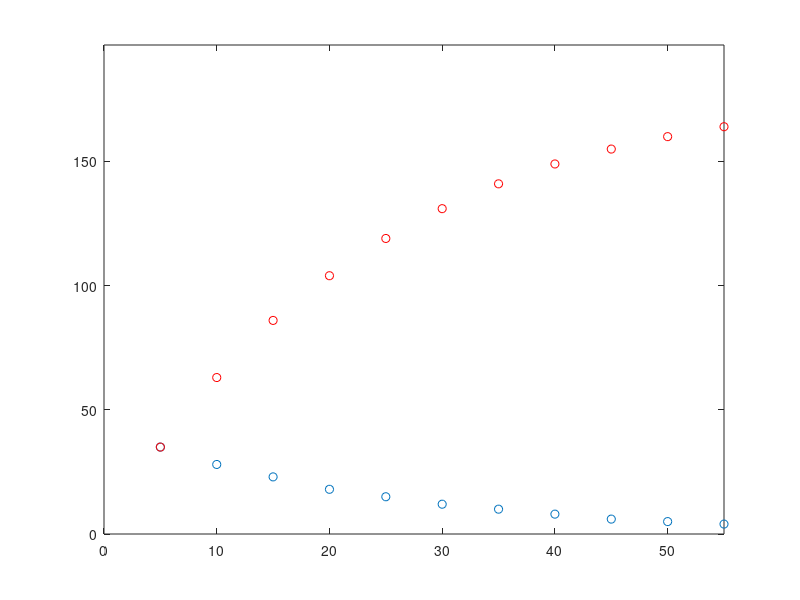

This figure's MATLAB source:
clear all
close all
clc

% tau = log(.1)/10;

m0 = 35; mN = 10;
% m0 = 76; mN = 3;
mZ = 5;

x = [0:2*mN-1];

% gamma = exp(log(mZ/m0)/(mN-1));
% y = m0 .* exp(x * log(gamma));
y = round(m0 * (mZ/m0).^(x/(mN-1)));

figure('windowstyle','docked'), plot(5*(1+x),y,'o')
hold on
plot(5*(1+x),cumsum(y),'or')
% axis([0 1.1*5*mN 0 1.1*(max(y))])
axis([0 1.1*5*mN 0 1.1*(sum(y))])

round(y)
sum(round(y))
% round(sum(y))